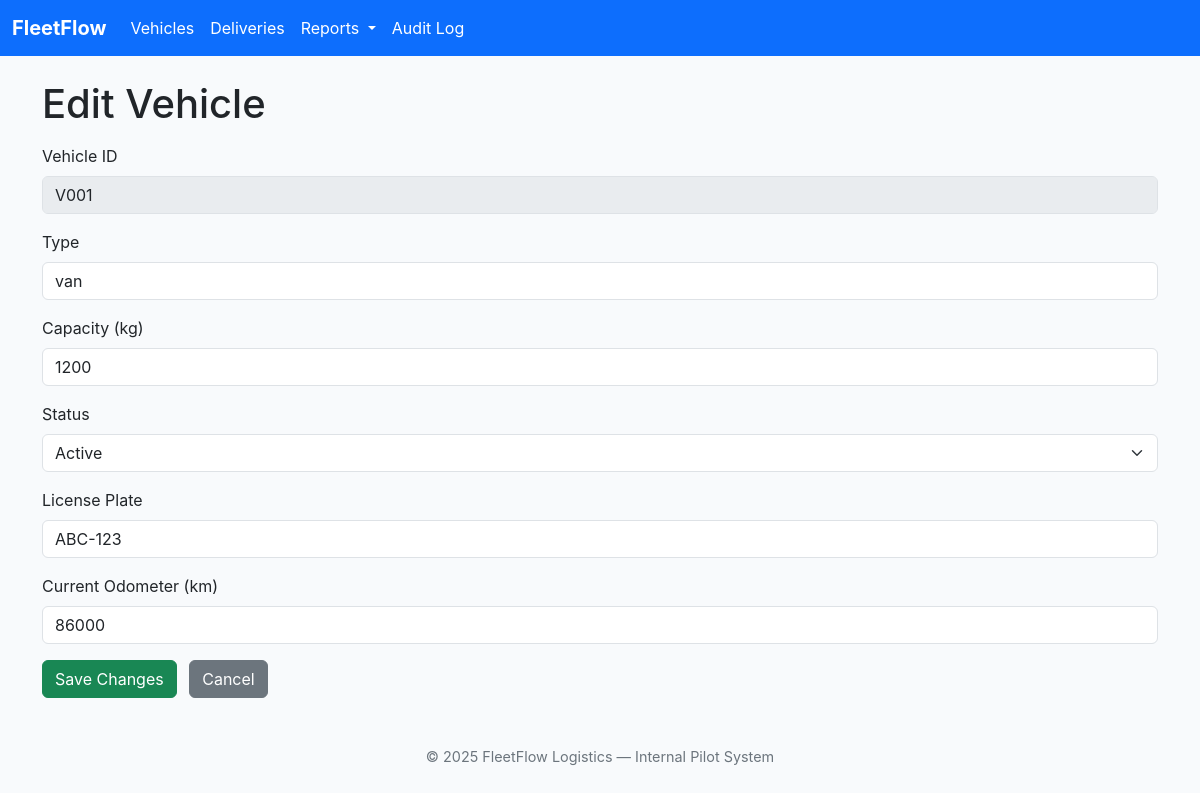
The app's page /vehicles/V001/edit with its own data.
### tables this page shows
CREATE TABLE vehicles (
    vehicle_id TEXT PRIMARY KEY, -- Internal unique identifier
    -- Added Checks for data integrity
    type TEXT NOT NULL,
    capacity INTEGER CHECK(capacity >= 0), -- in kilograms
    status TEXT NOT NULL CHECK (status IN ('active', 'maintenance', 'retired')),  -- To limit scope I am only enforcing these three statuses
    -- Additional vehicle attributes I added for better tracking
    license_plate TEXT UNIQUE NOT NULL, -- This is a real-world identifier
    current_odometer INTEGER -- in kilometers
);

### app.py (the view, shortened to what this page needs)
@app.route("/vehicles/<vehicle_id>/edit", methods=["GET", "POST"])
def edit_vehicle(vehicle_id):
    db = get_db()
    vehicle = db.execute(
        "SELECT * FROM vehicles WHERE vehicle_id = ?",
        (vehicle_id,),
    ).fetchone()
    if vehicle is None:
        return "Vehicle not found", 404
    return render_template(
        "vehicle_form.html",
        vehicle=vehicle,
        form_action=url_for("edit_vehicle", vehicle_id=vehicle_id),
        is_edit=True,
        error=None,
    )

### app.py (called while the page is built)
def get_db():
    if "db" not in g:
        conn = sqlite3.connect(DATABASE)
        conn.row_factory = sqlite3.Row
        conn.execute("PRAGMA foreign_keys = ON;")
        g.db = conn
    return g.db

### templates/vehicle_form.html (shortened to what this page needs)
{% extends "base.html" %}
{% block content %}
<h1>{{ "Edit Vehicle" if is_edit else "Add Vehicle" }}</h1>
<form action="{{ form_action }}" method="post" class="mt-3">
    {% if not is_edit %}
    <div class="mb-3">
        <label for="vehicle_id" class="form-label">Vehicle ID</label>
        <input type="text"
               class="form-control"
               id="vehicle_id"
               name="vehicle_id"
               required>
    </div>
    {% else %}
    <div class="mb-3">
        <label class="form-label">Vehicle ID</label>
        <input type="text"
               class="form-control"
               value="{{ vehicle['vehicle_id'] }}"
               disabled>
    </div>
    {% endif %}
    <div class="mb-3">
        <label for="type" class="form-label">Type</label>
        <input type="text"
               class="form-control"
               id="type"
               name="type"
               value="{{ vehicle['type'] if vehicle else '' }}"
               required>
    </div>
    <div class="mb-3">
        <label for="capacity" class="form-label">Capacity (kg)</label>
        <input type="number"
               class="form-control"
               id="capacity"
               name="capacity"
               min="0"
               value="{{ vehicle['capacity'] if vehicle and vehicle['capacity'] is not none else '' }}">
    </div>
    <div class="mb-3">
        <label for="status" class="form-label">Status</label>
        <select id="status" name="status" class="form-select" required>
            {% set current_status = vehicle['status'] if vehicle else 'active' %}
            <option value="active" {% if current_status == 'active' %}selected{% endif %}>Active</option>
        </select>
    </div>
    <div class="mb-3">
        <label for="license_plate" class="form-label">License Plate</label>
        <input type="text"
               class="form-control"
               id="license_plate"
               name="license_plate"
               value="{{ vehicle['license_plate'] if vehicle else '' }}"
               required>
    </div>
    <div class="mb-3">
        <label for="current_odometer" class="form-label">Current Odometer (km)</label>
        <input type="number"
               class="form-control"
               id="current_odometer"
               name="current_odometer"
               min="0"
               value="{{ vehicle['current_odometer'] if vehicle and vehicle['current_odometer'] is not none else '' }}">
    </div>
    <button type="submit" class="btn btn-success">
        {{ "Save Changes" if is_edit else "Create Vehicle" }}
    </button>
    <a href="{{ url_for('list_vehicles') }}" class="btn btn-secondary ms-2">Cancel</a>
</form>
{% endblock %}

### templates/base.html (style rules this page uses)
body { background-color: #f8fafc; font-family: "Inter", system-ui, -apple-system, sans-serif; }

### records on screen
vehicles: vehicle_id "V001", type "van", capacity "1200", status "Active", license_plate "ABC-123", current_odometer "86000"

### other values on screen
{{ "Edit Vehicle" if is_edit else "Add Vehicle" }} "Edit Vehicle"
{{ "Save Changes" if is_edit else "Create Vehicle" }} "Save Changes"
{{ current_year | default(2025) }} "2025"
